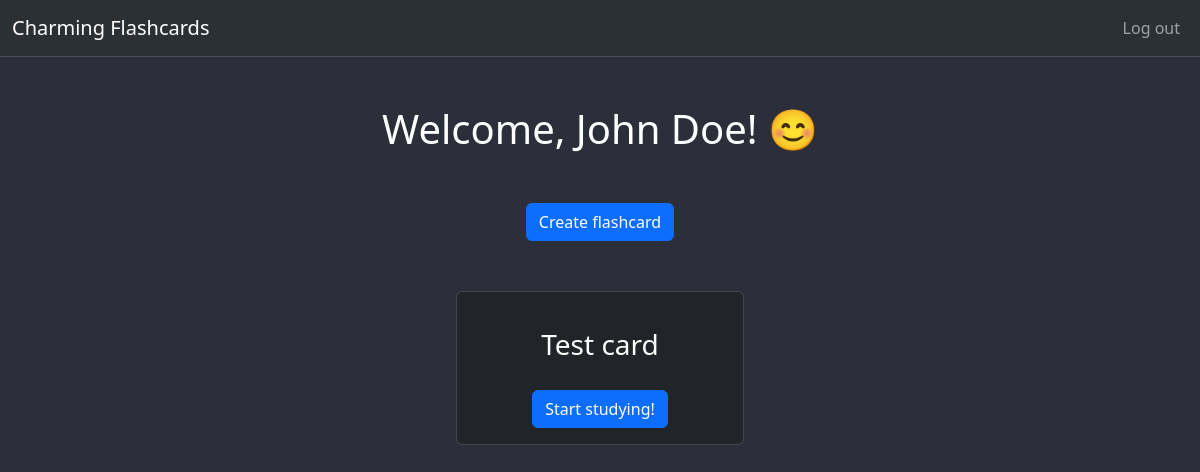
Page /sets (signed in) on the earlier database version.
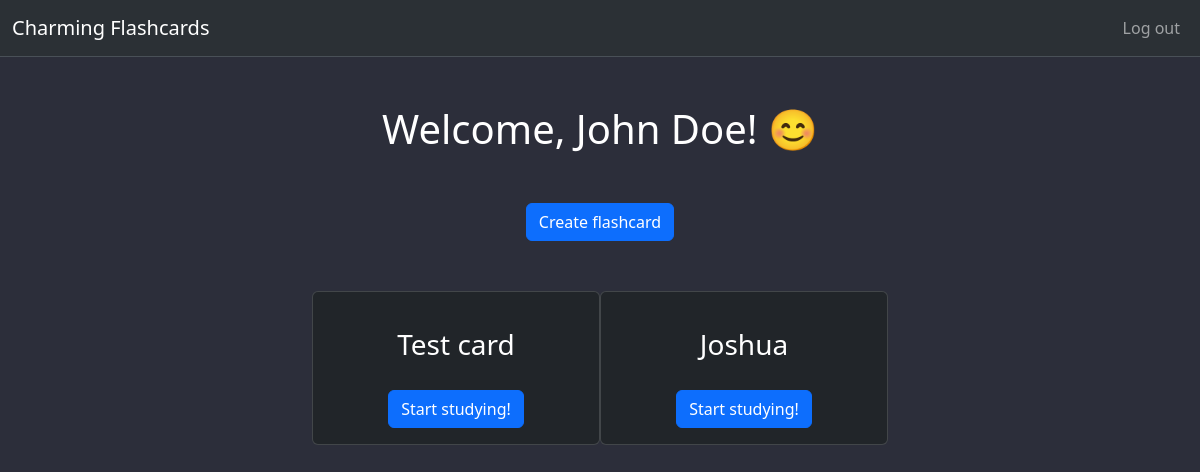
Same page on the later database version.
### tables this page shows
CREATE TABLE user_info (
    user_id INTEGER PRIMARY KEY,
    user_name TEXT NOT NULL,
    hash TEXT NOT NULL
);

CREATE TABLE card_list (
    id INTEGER PRIMARY KEY,
    card_title TEXT NOT NULL,
    user_id INTEGER,
    FOREIGN KEY (user_id) REFERENCES user_info(user_id)
);

### app.py (the view, shortened to what this page needs)
@app.route("/sets", methods=["GET", "POST"])
def user_sets():
    user_logged = 'user' in session
    main_db = get_db()
    main_db.row_factory = make_dicts
    main_cursor = main_db.cursor()
    retrieve_id = main_cursor.execute(
        "SELECT user_id FROM user_info WHERE user_name = ?",
            (session["user"],)
    )
    id = retrieve_id.fetchone()
    info = main_cursor.execute(
        "SELECT card_title FROM card_list WHERE user_id = ?", (id["user_id"],)
    )
    all_titles = info.fetchall()
    return render_template("index.html", logged=user_logged,
                            name=session["user"], flashcards=all_titles)

### app.py (called while the page is built)
def get_db():
    db = getattr(g, '_database', None)
    if db is None:
        db = g._database = sqlite3.connect(DATABASE)
    return db

@app.teardown_appcontext
def close_connection(exception):
    db = getattr(g, '_database', None)
    if db is not None:
        db.close()

def make_dicts(cursor, row):
    return dict((cursor.description[idx][0], value)
                for idx, value in enumerate(row))

### templates/index.html (shortened to what this page needs)
{% extends "layout.html" %}
{% block body %}
<h1 class="text-center">Welcome, {{ name }}! &#128522;</h1>
 <div class="d-flex justify-content-center">
    <button type="button" class="btn btn-primary" data-bs-toggle="modal" data-bs-target="#exampleModal">
        Create flashcard
    </button>
 </div>
  <div data-bs-theme="dark" style="padding: 50x;" class="card-container d-flex align-content-start justify-content-center flex-wrap">
    {% for card in flashcards %}
      <div class="card text-center mb-3" style="width: 18rem;">
        <div class="card-body">
          <form action="/flashcard" method="post">
            <h3 style="padding: 20px;" name="card"
            class="card-title">
              {{ card.card_title }}
            </h3>
            <button type="submit" value="use_card"
            class="btn btn-primary">
              Start studying!
            </button>
          </form>
        </div>
      </div>
    {% endfor %}
  </div>
{% endblock %}

### templates/layout.html (shortened to what this page needs)
<!DOCTYPE html>
<html lang="en">
    <head>
        <link rel="stylesheet" href="{{ url_for('static', filename='styles.css') }}">
        <link href="https://cdn.jsdelivr.net/npm/bootstrap@5.3.3/dist/css/bootstrap.min.css" rel="stylesheet">
    </head>
    <body style="background-color: #2C2E3A">
        <nav data-bs-theme="dark" class="navbar navbar-expand-lg bg-body-tertiary border-bottom">
          <div class="container-fluid">
            <a class="navbar-brand">Charming Flashcards</a>
            <div class="collapse navbar-collapse" id="navbarNav">
              <ul class="navbar-nav ms-auto">
                {% if not logged %}
                  <li class="nav-item">
                    <a class="nav-link" aria-current="page" href="/">Sign up</a>
                  </li>
                  <li class="nav-item">
                    <a class="nav-link" href="/login">Log in</a>
                  </li>
                {% else %}
                  <li class="nav-item">
                    <a class="nav-link" href="/login">Log out</a>
                  </li>
                {% endif %}
              </ul>
            </div>
          </div>
        </nav>
        <div class="mt-5">
            {%block body %}{% endblock %}
        </div>
    </body>
</html>

### static/styles.css (style rules this page uses)
* { color: white; }
.d-flex { margin-top: 50px; }

Differences in the rows shown:
added card_list: card_title "Joshua"
